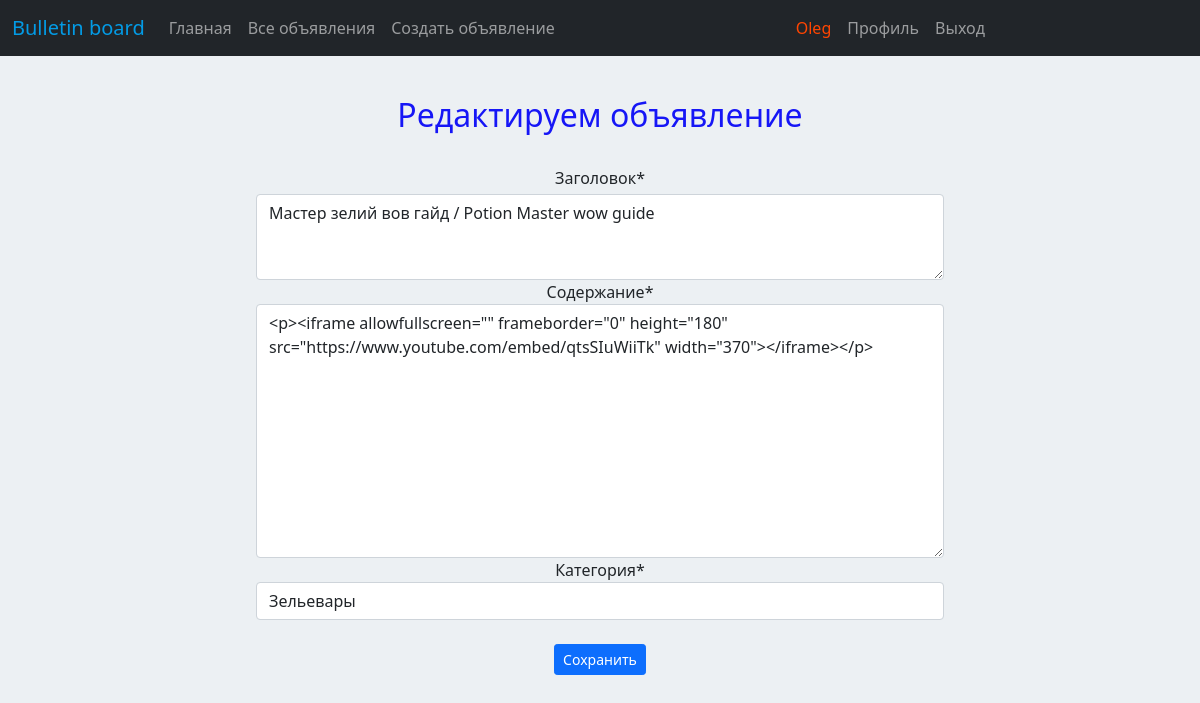
/board/ad/5/edit/ (signed in), run on the app's committed database.
### board/models.py (models this page shows, shortened)
class Post(models.Model):
    author = models.ForeignKey(User, on_delete=models.CASCADE)
    post_title = models.CharField(max_length=256)
    post_content = RichTextField()
    post_category = models.ForeignKey(Category, on_delete=models.CASCADE)
    date_creation = models.DateTimeField(auto_now_add=True)

### board/views.py (the view)
# urls.py: path('ad/<int:pk>/edit/', PostUpdate.as_view(), name='post_edit'),
class PostUpdate(LoginRequiredMixin, UpdateView):
    form_class = PostForm
    model = Post
    template_name = 'post_edit.html'
    def dispatch(self, request, *args, **kwargs):
        post = self.get_object()
        context = {'post_id': post.pk}
        if post.author != self.request.user:
            return render(self.request, 'post_lock.html', context=context)
        return super(PostUpdate, self).dispatch(request, *args, **kwargs)

### board/forms.py
class PostForm(forms.ModelForm):
    class Meta:
        model = Post
        fields = ['post_title', 'post_content', 'post_category']
        labels = {
            'post_title': 'Заголовок',
            'post_content': 'Содержание',
            'post_category': 'Категория',
        }
        widgets = {
            'post_title': forms.Textarea(attrs={'class': 'form-text', 'cols': 70, 'rows': 3}),
        }
    def __init__(self, *args, **kwargs):
        super(PostForm, self).__init__(*args, **kwargs)
        self.fields['post_category'].empty_label = 'Выберите категорию'

### board/models.py (called while the page is built)
    def __str__(self):
        return self.category_name

### templates/post_edit.html (shortened to what this page needs)
{% extends 'default.html' %}
{% load crispy_forms_filters %}
{% block content %}
<h2 style="margin-top: 40px"><span style="color: #1616f6;">Редактируем объявление</span></h2>
<br>
<div class="d-flex justify-content-center">
    <div class="row">
        <div class="col-lg-auto text-center">
            <form action="" method="post">
                {{ form|crispy }}
                <br>
                <input class="btn btn-primary btn-sm" type="submit" value="Сохранить"/>
            </form>
        </div>
    </div>
</div>
{% endblock content %}

### templates/default.html (shortened to what this page needs)
<!DOCTYPE html>
<html lang="en">
<head>
    {% load static %}
    <link href="{% static 'css/styles.css' %}" rel="stylesheet"/>
    <link rel="stylesheet" href="//cdnjs.cloudflare.com/ajax/libs/font-awesome/4.1.0/css/font-awesome.min.css">
</head>
<body style="background-color: #ecf0f3; margin: 32px">
<nav class="navbar fixed-top navbar-expand-lg navbar-dark bg-dark static-top">
    <div class="container" style="width: 800px">
        <a class="navbar-brand" href="/"><span style="color: #039BE5; ">Bulletin board</span></a>
        <div class="collapse navbar-collapse" id="navbarResponsive">
            <ul class="nav navbar-nav ml-auto">
                <li class="nav-item active">
                    <a class="nav-link" href="/main/">Главная</a>
                </li>
                <li class="nav-item active">
                    <a class="nav-link" href="{% url 'post_list' %}">Все объявления</a>
                </li>
                <li class="nav-item active">
                    <a class="nav-link" href="{% url 'post_create' %}">Создать объявление</a>
                </li>
            </ul>
        </div>
    </div>
    <div class="container" style="width: 450px">
    <div class="navbar-collapse collapse" id="navbarNav">
            <ul class="nav navbar-nav ml-auto">
                <li class="nav-item active">
                </li>
                <li class="nav-item active">
                    {% if user.is_authenticated %}
                    <a class="nav-link"><span style="color: orangered;">{{ request.user.username }}</span></a>
                    {% endif %}
                </li>
                <li class="nav-item active">
                    {% if user.is_authenticated %}
                    <a class="nav-link" href="{% url 'profile' %}">Профиль</a>
                    {% else %}
                    <a class="nav-link" href='{% url "login" %}'>Вход</a>
                    {% endif %}
                </li>
                <li class="nav-item active">
                    {% if user.is_authenticated %}
                    <a class="nav-link" href='{% url "logout" %}'>Выход</a>
                    {% endif %}
                </li>
            </ul>
        </div>
    </div>
</nav>
<div class="container">
    <div class="row">
        <div class="col-lg-12 text-center flexContainer" style="background-color: rgba(0, 0, 0, 0.0);" >
            <br>
            {% block content %}
            {% endblock content %}
        </div>
    </div>
</div>
</body>
</html>

### data on the page
Post: post_title "Мастер зелий вов гайд / Potion Master wow guide", post_content "<p><iframe allowfullscreen=\"\" frameborder=\"0\" height=\"180\" src=\"https://www.youtube.com/embed/qtsSIuWiiTk\" width=\"370\"></iframe></p>", post_category "Зельевары"

### other printed values
{{ request.user.username }} "Oleg"
